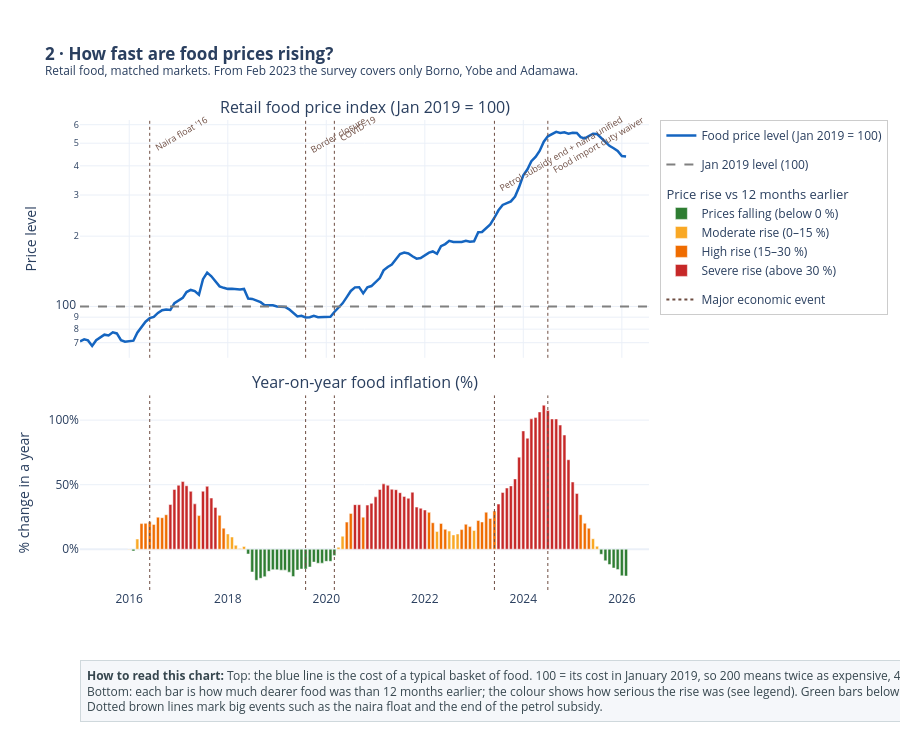

Notebook source saved alongside this figure:
### Markdown cell above
## 2. National food price index and inflation

### Code cell
# ================================================================
# 2. NATIONAL RETAIL FOOD PRICE INDEX  (matched-market, chained)
# ================================================================
FOOD_RETAIL = "pricetype = 'Retail' AND category <> 'non-food'"

EVENTS = [("2016-06-01", "Naira float '16"), ("2019-08-01", "Border closure"),
          ("2020-03-01", "COVID-19"), ("2023-06-01", "Petrol subsidy end + naira unified"),
          ("2024-07-01", "Food import duty waiver")]


def chained_index(where=FOOD_RETAIL, group=None, min_products=5):
    """Chained price index built only from like-for-like comparisons.

    1. For every market × product, take the log price change from one observation to the next
       (gaps of up to 3 months are spread evenly over the missing months; jumps > 4.5x are
       treated as data errors; single-month moves are capped at ±50 %).
    2. For every product and month take the mean change across markets. (Markets re-price in
       different months, so the median change is often 0 and would understate inflation.)
    3. The index change is the average across products (every product has equal weight).
    Returns one row per (group,) month with the log change, products used and the index.
    """
    g = f"{group}, " if group else ""
    ch = con.execute(f"""
        WITH m AS (
            SELECT {g}market, product, month, AVG(price) AS p
            FROM prices WHERE {where}
            GROUP BY ALL
        ),
        d AS (
            SELECT *, LN(p / LAG(p) OVER w)                          AS dl,
                   DATE_DIFF('month', LAG(month) OVER w, month)      AS gap
            FROM m
            WINDOW w AS (PARTITION BY market, product ORDER BY month)
        ),
        spread AS (
            SELECT d.*, UNNEST(RANGE(0, gap)) AS k
            FROM d
            WHERE gap BETWEEN 1 AND 3 AND ABS(dl) < 1.5
        )
        SELECT {g}product, (month - TO_MONTHS(k))::DATE AS month,
               GREATEST(LEAST(dl / gap, 0.5), -0.5)     AS dl
        FROM spread
    """).fetchdf()

    keys = [group] if group else []
    prod = ch.groupby(keys + ["product", "month"])["dl"].mean().reset_index()
    agg = (prod.groupby(keys + ["month"])["dl"]
               .agg(change="mean", n_products="count").reset_index())
    agg = agg[agg["n_products"] >= min_products]

    out = []
    for key, grp in (agg.groupby(group) if group else [(None, agg)]):
        grp = grp.set_index("month").sort_index()
        grp = grp.reindex(pd.date_range(grp.index.min(), grp.index.max(), freq="MS"))
        grp["index"] = 100 * np.exp(grp["change"].fillna(0).cumsum())
        if group:
            grp[group] = key
        out.append(grp)
    res = pd.concat(out)
    res.index.name = "month"
    return res


def rebase(s, when="2019-01-01"):
    return 100 * s / s.loc[pd.Timestamp(when)]


nat = chained_index()
nat = nat[nat.index >= "2015-01-01"].copy()          # before 2015 fewer than 5 retail products
nat["index"] = rebase(nat["index"])
nat["yoy"] = (nat["index"] / nat["index"].shift(12) - 1) * 100
nat["mom"] = (np.exp(nat["change"]) - 1) * 100

annual = nat.groupby(nat.index.year).agg(avg_yoy=("yoy", "mean"),
                                         dec_index=("index", "last"),
                                         products=("n_products", "mean")).round(1)
print(annual.to_string())
latest = nat.iloc[-1]
print(f"\nLatest month {nat.index[-1]:%b %Y}: index {latest['index']:.0f} (Jan 2019 = 100), "
      f"YoY {latest['yoy']:+.1f}%")
peak = nat["yoy"].idxmax()
print(f"Peak YoY inflation: {nat.loc[peak, 'yoy']:.1f}% in {peak:%b %Y}")

fig = make_subplots(rows=2, cols=1, shared_xaxes=True, row_heights=[0.55, 0.45],
                    vertical_spacing=0.08,
                    subplot_titles=["Retail food price index (Jan 2019 = 100)",
                                    "Year-on-year food inflation (%)"])
fig.add_trace(go.Scatter(x=nat.index, y=nat["index"], name="Food price level (Jan 2019 = 100)",
                         line=dict(color="#1565C0", width=2.5),
                         hovertemplate="%{x|%b %Y}<br>Index %{y:.0f}<extra></extra>"), row=1, col=1)
fig.add_hline(y=100, line_dash="dash", line_color="grey", row=1, col=1)
legend_item(fig, "Jan 2019 level (100)", "grey", line=True, dash="dash", row=1, col=1)
BANDS = [("Prices falling (below 0 %)", "#2E7D32", -np.inf, 0),
         ("Moderate rise (0–15 %)",     "#F9A825", 0, 15),
         ("High rise (15–30 %)",        "#EF6C00", 15, 30),
         ("Severe rise (above 30 %)",   "#C62828", 30, np.inf)]
for label, colour, lo, hi in BANDS:
    part = nat[(nat["yoy"] > lo) & (nat["yoy"] <= hi)]
    fig.add_trace(go.Bar(x=part.index, y=part["yoy"], marker_color=colour, name=label,
                         legendgroup="yoy", legendgrouptitle_text="Price rise vs 12 months earlier",
                         hovertemplate="%{x|%b %Y}<br>vs a year earlier: %{y:+.1f}%<extra></extra>"), row=2, col=1)
for d, label in EVENTS:
    fig.add_vline(x=pd.Timestamp(d), line_dash="dot", line_color="#6D4C41", line_width=1)
    fig.add_annotation(x=pd.Timestamp(d), y=1.02, yref="paper", text=label, showarrow=False,
                       textangle=-30, font=dict(size=9, color="#6D4C41"), xanchor="left")
legend_item(fig, "Major economic event", "#6D4C41", line=True, dash="dot", row=1, col=1)
fig.update_yaxes(type="log", title_text="Price level", row=1, col=1)
fig.update_yaxes(title_text="% change in a year", ticksuffix="%", row=2, col=1)
fig.update_layout(height=680, barmode="relative", hovermode="x unified", margin=dict(t=120),
                  title="<b>2 · How fast are food prices rising?</b>"
                        "<br><sup>Retail food, matched markets. From Feb 2023 the survey covers only "
                        "Borno, Yobe and Adamawa.</sup>")
show(fig, "02_national_index",
     "Top: the blue line is the cost of a typical basket of food. 100 = its cost in January 2019, so 200 means "
     "twice as expensive, 400 four times.<br>Bottom: each bar is how much dearer food was than 12 months earlier; "
     "the colour shows how serious the rise was (see legend). Green bars below zero mean food got cheaper.<br>"
     "Dotted brown lines mark big events such as the naira float and the end of the petrol subsidy.")

### Figure 1 — Plotly figure (JSON) as saved in the notebook; plotly's stock layout.template omitted (floating-point values rounded to 4 significant figures; data arrays with more than 128 entries replaced by an {"elided": "..."} marker saying what was removed)
{"data": [{"hovertemplate": "%{x|%b %Y}<br>Index %{y:.0f}<extra></extra>", "line": {"color": "#1565C0", "width": 2.5}, "name": "Food price level (Jan 2019 = 100)", "type": "scatter", "x": {"elided": "134 str values"}, "xaxis": "x", "y": {"elided": "134 float values"}, "yaxis": "y"}, {"hoverinfo": "skip", "line": {"color": "grey", "dash": "dash", "width": 2}, "mode": "lines", "name": "Jan 2019 level (100)", "type": "scatter", "x": [null], "xaxis": "x", "y": [null], "yaxis": "y"}, {"hovertemplate": "%{x|%b %Y}<br>vs a year earlier: %{y:+.1f}%<extra></extra>", "legendgroup": "yoy", "legendgrouptitle": {"text": "Price rise vs 12 months earlier"}, "marker": {"color": "#2E7D32"}, "name": "Prices falling (below 0 %)", "type": "bar", "x": ["2016-02-01T00:00:00.000000000", "2018-06-01T00:00:00.000000000", "2018-07-01T00:00:00.000000000", "2018-08-01T00:00:00.000000000", "2018-09-01T00:00:00.000000000", "2018-10-01T00:00:00.000000000", "2018-11-01T00:00:00.000000000", "2018-12-01T00:00:00.000000000", "2019-01-01T00:00:00.000000000", "2019-02-01T00:00:00.000000000", "2019-03-01T00:00:00.000000000", "2019-04-01T00:00:00.000000000", "2019-05-01T00:00:00.000000000", "2019-06-01T00:00:00.000000000", "2019-07-01T00:00:00.000000000", "2019-08-01T00:00:00.000000000", "2019-09-01T00:00:00.000000000", "2019-10-01T00:00:00.000000000", "2019-11-01T00:00:00.000000000", "2019-12-01T00:00:00.000000000", "2020-01-01T00:00:00.000000000", "2020-02-01T00:00:00.000000000", "2020-03-01T00:00:00.000000000", "2025-08-01T00:00:00.000000000", "2025-09-01T00:00:00.000000000", "2025-10-01T00:00:00.000000000", "2025-11-01T00:00:00.000000000", "2025-12-01T00:00:00.000000000", "2026-01-01T00:00:00.000000000", "2026-02-01T00:00:00.000000000"], "xaxis": "x2", "y": [-1.332, -3.712, -17.68, -24.06, -22.55, -21.29, -17.15, -15.85, -15.94, -16.24, -16.21, -17.78, -21.18, -16.18, -15.35, -15.37, -13.8, -9.974, -10.86, -10.8, -9.383, -9.383, -4.784, -3.928, -8.959, -11.85, -14.59, -15.78, -20.61, -20.78], "yaxis": "y2"}, {"hovertemplate": "%{x|%b %Y}<br>vs a year earlier: %{y:+.1f}%<extra></extra>", "legendgroup": "yoy", "legendgrouptitle": {"text": "Price rise vs 12 months earlier"}, "marker": {"color": "#F9A825"}, "name": "Moderate rise (0–15 %)", "type": "bar", "x": ["2016-01-01T00:00:00.000000000", "2016-03-01T00:00:00.000000000", "2018-01-01T00:00:00.000000000", "2018-02-01T00:00:00.000000000", "2018-03-01T00:00:00.000000000", "2018-04-01T00:00:00.000000000", "2018-05-01T00:00:00.000000000", "2020-04-01T00:00:00.000000000", "2020-05-01T00:00:00.000000000", "2022-04-01T00:00:00.000000000", "2022-07-01T00:00:00.000000000", "2022-08-01T00:00:00.000000000", "2022-09-01T00:00:00.000000000", "2023-01-01T00:00:00.000000000", "2025-06-01T00:00:00.000000000", "2025-07-01T00:00:00.000000000"], "xaxis": "x2", "y": [0.183, 7.915, 11.83, 9.471, 3.012, 0.4974, 2.181, 1.487, 10.08, 13.77, 14.03, 11.1, 11.82, 14.53, 8.14, 2.304], "yaxis": "y2"}, {"hovertemplate": "%{x|%b %Y}<br>vs a year earlier: %{y:+.1f}%<extra></extra>", "legendgroup": "yoy", "legendgrouptitle": {"text": "Price rise vs 12 months earlier"}, "marker": {"color": "#EF6C00"}, "name": "High rise (15–30 %)", "type": "bar", "x": ["2016-04-01T00:00:00.000000000", "2016-05-01T00:00:00.000000000", "2016-06-01T00:00:00.000000000", "2016-07-01T00:00:00.000000000", "2016-08-01T00:00:00.000000000", "2016-09-01T00:00:00.000000000", "2016-10-01T00:00:00.000000000", "2017-06-01T00:00:00.000000000", "2017-11-01T00:00:00.000000000", "2017-12-01T00:00:00.000000000", "2020-06-01T00:00:00.000000000", "2020-07-01T00:00:00.000000000", "2020-10-01T00:00:00.000000000", "2022-02-01T00:00:00.000000000", "2022-03-01T00:00:00.000000000", "2022-05-01T00:00:00.000000000", "2022-06-01T00:00:00.000000000", "2022-10-01T00:00:00.000000000", "2022-11-01T00:00:00.000000000", "2022-12-01T00:00:00.000000000", "2023-02-01T00:00:00.000000000", "2023-03-01T00:00:00.000000000", "2023-04-01T00:00:00.000000000", "2023-05-01T00:00:00.000000000", "2023-06-01T00:00:00.000000000", "2025-03-01T00:00:00.000000000", "2025-04-01T00:00:00.000000000", "2025-05-01T00:00:00.000000000"], "xaxis": "x2", "y": [19.86, 20.04, 21.28, 19.22, 24.83, 24.42, 26.72, 26.07, 26.23, 16.32, 21.01, 27.76, 24.83, 28.55, 20.52, 20.0, 15.41, 15.23, 19.34, 17.53, 22.23, 21.11, 28.7, 23.84, 29.63, 26.77, 20.12, 16.26], "yaxis": "y2"}, {"hovertemplate": "%{x|%b %Y}<br>vs a year earlier: %{y:+.1f}%<extra></extra>", "legendgroup": "yoy", "legendgrouptitle": {"text": "Price rise vs 12 months earlier"}, "marker": {"color": "#C62828"}, "name": "Severe rise (above 30 %)", "type": "bar", "x": ["2016-11-01T00:00:00.000000000", "2016-12-01T00:00:00.000000000", "2017-01-01T00:00:00.000000000", "2017-02-01T00:00:00.000000000", "2017-03-01T00:00:00.000000000", "2017-04-01T00:00:00.000000000", "2017-05-01T00:00:00.000000000", "2017-07-01T00:00:00.000000000", "2017-08-01T00:00:00.000000000", "2017-09-01T00:00:00.000000000", "2017-10-01T00:00:00.000000000", "2020-08-01T00:00:00.000000000", "2020-09-01T00:00:00.000000000", "2020-11-01T00:00:00.000000000", "2020-12-01T00:00:00.000000000", "2021-01-01T00:00:00.000000000", "2021-02-01T00:00:00.000000000", "2021-03-01T00:00:00.000000000", "2021-04-01T00:00:00.000000000", "2021-05-01T00:00:00.000000000", "2021-06-01T00:00:00.000000000", "2021-07-01T00:00:00.000000000", "2021-08-01T00:00:00.000000000", "2021-09-01T00:00:00.000000000", "2021-10-01T00:00:00.000000000", "2021-11-01T00:00:00.000000000", "2021-12-01T00:00:00.000000000", "2022-01-01T00:00:00.000000000", "2023-07-01T00:00:00.000000000", "2023-08-01T00:00:00.000000000", "2023-09-01T00:00:00.000000000", "2023-10-01T00:00:00.000000000", "2023-11-01T00:00:00.000000000", "2023-12-01T00:00:00.000000000", "2024-01-01T00:00:00.000000000", "2024-02-01T00:00:00.000000000", "2024-03-01T00:00:00.000000000", "2024-04-01T00:00:00.000000000", "2024-05-01T00:00:00.000000000", "2024-06-01T00:00:00.000000000", "2024-07-01T00:00:00.000000000", "2024-08-01T00:00:00.000000000", "2024-09-01T00:00:00.000000000", "2024-10-01T00:00:00.000000000", "2024-11-01T00:00:00.000000000", "2024-12-01T00:00:00.000000000", "2025-01-01T00:00:00.000000000", "2025-02-01T00:00:00.000000000"], "xaxis": "x2", "y": [34.65, 46.29, 49.61, 52.43, 49.18, 44.86, 35.15, 44.96, 48.75, 39.65, 32.39, 34.54, 34.49, 34.18, 35.54, 40.58, 46.28, 50.65, 49.58, 46.47, 46.12, 43.8, 40.9, 39.48, 44.15, 32.65, 31.76, 30.41, 35.0, 43.97, 47.42, 49.07, 54.48, 71.35, 91.68, 86.01, 101.0, 102.0, 106.4, 111.6, 107.4, 100.9, 100.9, 96.21, 88.49, 69.34, 52.1, 43.16], "yaxis": "y2"}, {"hoverinfo": "skip", "line": {"color": "#6D4C41", "dash": "dot", "width": 2}, "mode": "lines", "name": "Major economic event", "type": "scatter", "x": [null], "xaxis": "x", "y": [null], "yaxis": "y"}], "layout": {"annotations": [{"font": {"size": 16}, "showarrow": false, "text": "Retail food price index (Jan 2019 = 100)", "x": 0.5, "xanchor": "center", "xref": "paper", "y": 1.0, "yanchor": "bottom", "yref": "paper"}, {"font": {"size": 16}, "showarrow": false, "text": "Year-on-year food inflation (%)", "x": 0.5, "xanchor": "center", "xref": "paper", "y": 0.414, "yanchor": "bottom", "yref": "paper"}, {"font": {"color": "#6D4C41", "size": 9}, "showarrow": false, "text": "Naira float '16", "textangle": -30, "x": "2016-06-01T00:00:00", "xanchor": "left", "y": 1.02, "yref": "paper"}, {"font": {"color": "#6D4C41", "size": 9}, "showarrow": false, "text": "Border closure", "textangle": -30, "x": "2019-08-01T00:00:00", "xanchor": "left", "y": 1.02, "yref": "paper"}, {"font": {"color": "#6D4C41", "size": 9}, "showarrow": false, "text": "COVID-19", "textangle": -30, "x": "2020-03-01T00:00:00", "xanchor": "left", "y": 1.02, "yref": "paper"}, {"font": {"color": "#6D4C41", "size": 9}, "showarrow": false, "text": "Petrol subsidy end + naira unified", "textangle": -30, "x": "2023-06-01T00:00:00", "xanchor": "left", "y": 1.02, "yref": "paper"}, {"font": {"color": "#6D4C41", "size": 9}, "showarrow": false, "text": "Food import duty waiver", "textangle": -30, "x": "2024-07-01T00:00:00", "xanchor": "left", "y": 1.02, "yref": "paper"}, {"align": "left", "bgcolor": "#F5F7FA", "bordercolor": "#CFD8DC", "borderpad": 6, "borderwidth": 1, "font": {"color": "#37474F", "size": 12}, "showarrow": false, "text": "<b>How to read this chart:</b> Top: the blue line is the cost of a typical basket of food. 100 = its cost in January 2019, so 200 means twice as expensive, 400 four times.<br>Bottom: each bar is how much dearer food was than 12 months earlier; the colour shows how serious the rise was (see legend). Green bars below zero mean food got cheaper.<br>Dotted brown lines mark big events such as the naira float and the end of the petrol subsidy.", "x": 0, "xanchor": "left", "xref": "paper", "y": -0.1489, "yanchor": "top", "yref": "paper"}], "barmode": "relative", "height": 734, "hovermode": "x unified", "legend": {"bgcolor": "rgba(255,255,255,0.85)", "bordercolor": "#ccc", "borderwidth": 1, "orientation": "v", "title": {"text": ""}, "x": 1.02, "xanchor": "left", "y": 1, "yanchor": "top"}, "margin": {"b": 144, "t": 120}, "shapes": [{"line": {"color": "grey", "dash": "dash"}, "type": "line", "x0": 0, "x1": 1, "xref": "x domain", "y0": 100, "y1": 100, "yref": "y"}, {"line": {"color": "#6D4C41", "dash": "dot", "width": 1}, "type": "line", "x0": "2016-06-01T00:00:00", "x1": "2016-06-01T00:00:00", "xref": "x", "y0": 0, "y1": 1, "yref": "y domain"}, {"line": {"color": "#6D4C41", "dash": "dot", "width": 1}, "type": "line", "x0": "2016-06-01T00:00:00", "x1": "2016-06-01T00:00:00", "xref": "x2", "y0": 0, "y1": 1, "yref": "y2 domain"}, {"line": {"color": "#6D4C41", "dash": "dot", "width": 1}, "type": "line", "x0": "2019-08-01T00:00:00", "x1": "2019-08-01T00:00:00", "xref": "x", "y0": 0, "y1": 1, "yref": "y domain"}, {"line": {"color": "#6D4C41", "dash": "dot", "width": 1}, "type": "line", "x0": "2019-08-01T00:00:00", "x1": "2019-08-01T00:00:00", "xref": "x2", "y0": 0, "y1": 1, "yref": "y2 domain"}, {"line": {"color": "#6D4C41", "dash": "dot", "width": 1}, "type": "line", "x0": "2020-03-01T00:00:00", "x1": "2020-03-01T00:00:00", "xref": "x", "y0": 0, "y1": 1, "yref": "y domain"}, {"line": {"color": "#6D4C41", "dash": "dot", "width": 1}, "type": "line", "x0": "2020-03-01T00:00:00", "x1": "2020-03-01T00:00:00", "xref": "x2", "y0": 0, "y1": 1, "yref": "y2 domain"}, {"line": {"color": "#6D4C41", "dash": "dot", "width": 1}, "type": "line", "x0": "2023-06-01T00:00:00", "x1": "2023-06-01T00:00:00", "xref": "x", "y0": 0, "y1": 1, "yref": "y domain"}, {"line": {"color": "#6D4C41", "dash": "dot", "width": 1}, "type": "line", "x0": "2023-06-01T00:00:00", "x1": "2023-06-01T00:00:00", "xref": "x2", "y0": 0, "y1": 1, "yref": "y2 domain"}, {"line": {"color": "#6D4C41", "dash": "dot", "width": 1}, "type": "line", "x0": "2024-07-01T00:00:00", "x1": "2024-07-01T00:00:00", "xref": "x", "y0": 0, "y1": 1, "yref": "y domain"}, {"line": {"color": "#6D4C41", "dash": "dot", "width": 1}, "type": "line", "x0": "2024-07-01T00:00:00", "x1": "2024-07-01T00:00:00", "xref": "x2", "y0": 0, "y1": 1, "yref": "y2 domain"}], "showlegend": true, "title": {"text": "<b>2 · How fast are food prices rising?</b><br><sup>Retail food, matched markets. From Feb 2023 the survey covers only Borno, Yobe and Adamawa.</sup>"}, "xaxis": {"anchor": "y", "domain": [0.0, 1.0], "matches": "x2", "showticklabels": false}, "xaxis2": {"anchor": "y2", "domain": [0.0, 1.0]}, "yaxis": {"anchor": "x", "domain": [0.494, 1.0], "title": {"text": "Price level"}, "type": "log"}, "yaxis2": {"anchor": "x2", "domain": [0.0, 0.414], "ticksuffix": "%", "title": {"text": "% change in a year"}}}}
